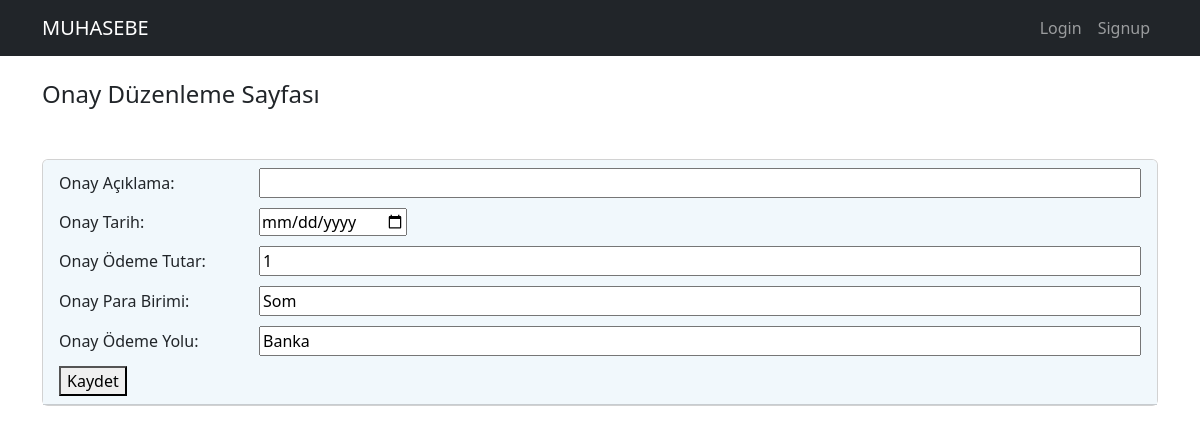
Screenshot of /edit_onay_bilgi/295/ with the database file from the repository.
### muhapp/models.py (models this page shows, shortened)
class OnayRegisterModel(models.Model):
    username = models.ForeignKey(User, on_delete=models.CASCADE, null=True)
    onay_no = models.CharField(max_length = 4)
    onay_aciklama = models.CharField(max_length = 110, default='my_default_value')
    onay_tarih = models.DateField() #auto_now_add ile kullanci deger girmese bile otomatik tarih atamasi yapar
    onay_odemetutar = models.CharField(max_length = 20)
    onay_parabirimi = models.CharField(max_length = 20)
    onay_odemeyolu = models.CharField(max_length = 20)

### muhapp/views.py (the view, shortened to what this page needs)
# urls.py: path('edit_onay_bilgi/<int:id>/', views.edit_onay_bilgi, name='edit_onay_bilgi'),
def edit_onay_bilgi(request, id):
    onay_bilgi = get_object_or_404(models.OnayRegisterModel, pk=id)
    return render(request, 'muhapp/edit_register_onay.html', {'onay_bilgi': onay_bilgi})

### muhapp/templates/muhapp/edit_register_onay.html (shortened to what this page needs)
{% extends "base.html" %}
{% block content %}
<div class="container">
    <h4 style="margin-bottom: 50px;">Onay Düzenleme Sayfası</h4>
    <form method="post">
        <div class="card">
            <div class="card-header" style="align-items: center; background-color: #f1f8fc; ">
                <div style="text-align:left; display: flex; align-items: center; padding-bottom:10px;">
                    <label for="onay_aciklama" style="width: 200px;">Onay Açıklama:</label>
                    <input type="text" name="onay_aciklama" style="flex: 1;" value="{{ onay_bilgi.onay_aciklama }}"><br>
                </div>
                <div style="text-align:left; display: flex; align-items: center; padding-bottom:10px;">
                    <label for="onay_tarih" style="width: 200px;">Onay Tarih:</label>
                    <input type="date" name="onay_tarih"  value="{{ onay_bilgi.onay_tarih }}"><br>
                </div>
                <div style="text-align:left; display: flex; align-items: center; padding-bottom:10px;">
                    <label for="onay_odemetutar" style="width: 200px;">Onay Ödeme Tutar:</label>
                    <input type="text" name="onay_odemetutar" style="flex: 1;" value="{{ onay_bilgi.onay_odemetutar }}"><br>
                </div>
                <div style="text-align:left; display: flex; align-items: center; padding-bottom:10px;">
                    <label for="onay_parabirimi" style="width: 200px;">Onay Para Birimi:</label>
                    <input type="text" name="onay_parabirimi" style="flex: 1;" value="{{ onay_bilgi.onay_parabirimi }}"><br>
                </div>
                <div style="text-align:left; display: flex; align-items: center; padding-bottom:10px;">
                    <label for="onay_odemeyolu" style="width: 200px;">Onay Ödeme Yolu:</label>
                    <input type="text" name="onay_odemeyolu" style="flex: 1;" value="{{ onay_bilgi.onay_odemeyolu }}"><br>
                </div>
                <button type="submit">Kaydet</button>
            </div>
        </div>
    </form>
</div>
{% endblock %}

### rows the page displays
OnayRegisterModel: onay_odemetutar "1", onay_parabirimi "Som", onay_odemeyolu "Banka"
